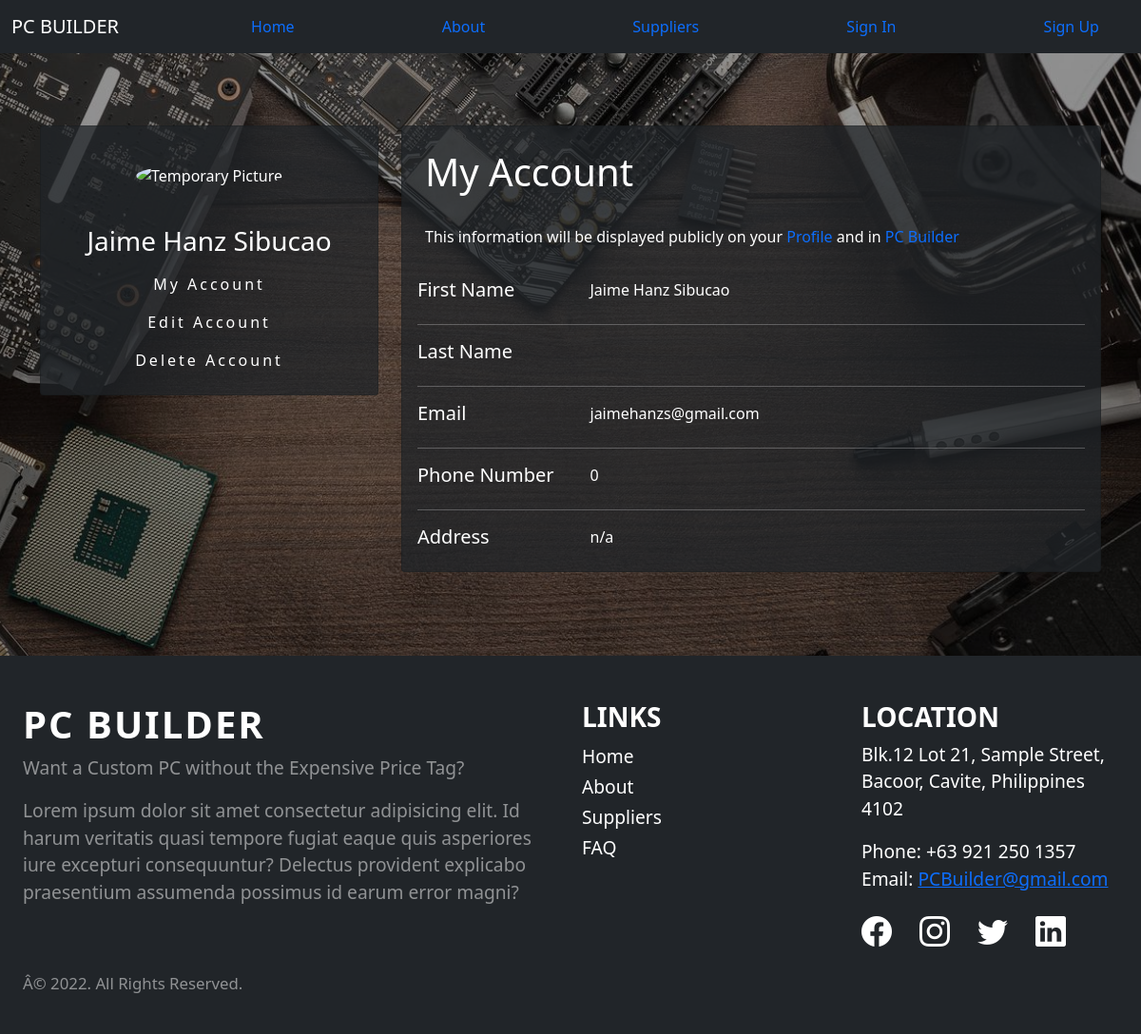
The app's page /index.php/admin/viewUser, older data.
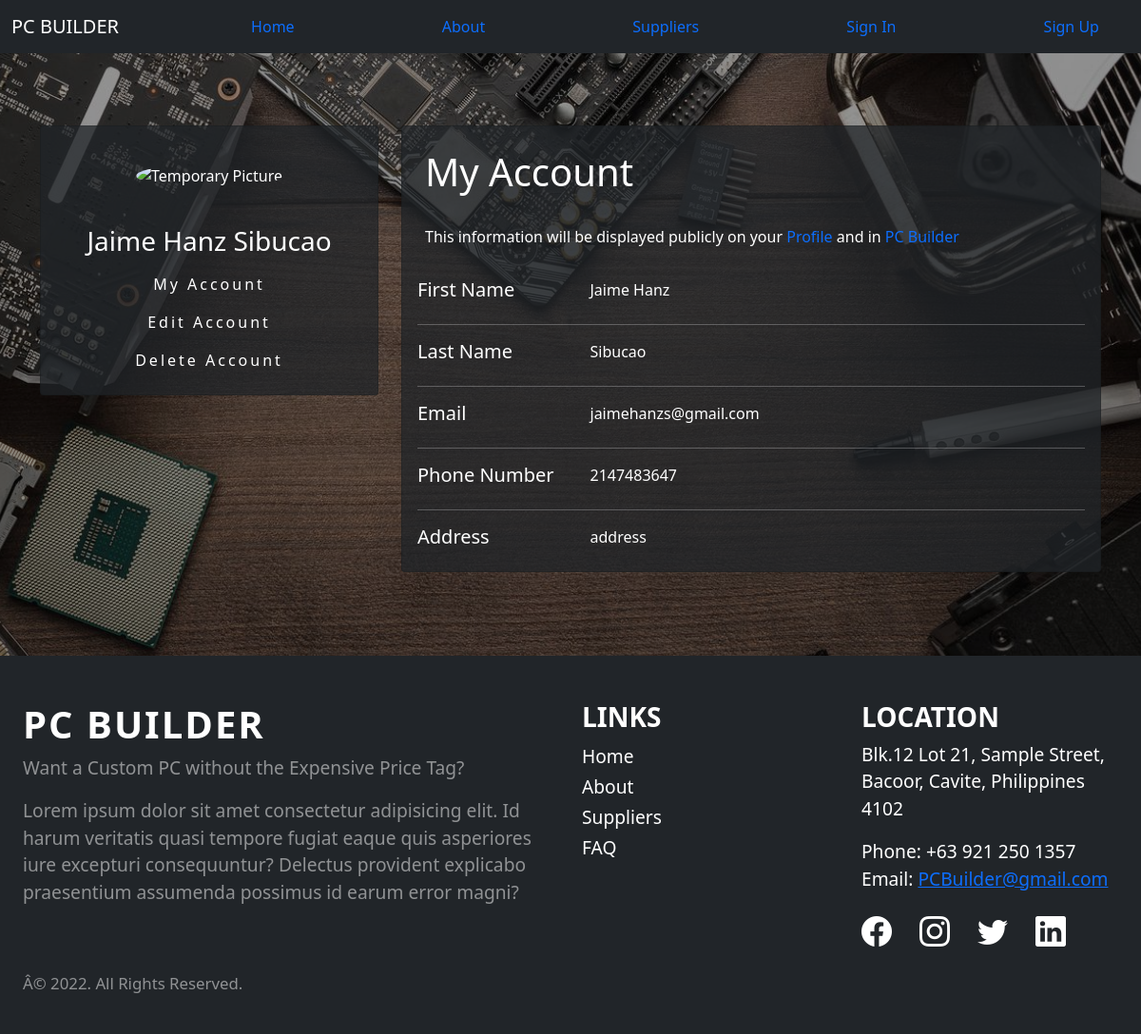
The same page, newer data.
### tables this page shows
CREATE TABLE `users` (
  `usersId` int(11) NOT NULL,
  `firstName` varchar(256) NOT NULL,
  `usersEmail` varchar(128) NOT NULL,
  `usersUid` varchar(128) NOT NULL,
  `usersPwd` varchar(128) NOT NULL,
  `phone` int(11) NOT NULL,
  `address` varchar(512) NOT NULL DEFAULT 'n/a',
  `usertype` enum('Buyer','Seller','Buyer/Seller') NOT NULL,
  `lastName` varchar(256) NOT NULL,
  `stat` enum('Active','Inactive') DEFAULT NULL,
  `pwdRepeat` varchar(256) NOT NULL,
  `terms` enum('Agree') NOT NULL,
  `file_name` varchar(256) NOT NULL
);

### application/controllers/Admin.php (called while the page is built, shortened)
<?php
class Admin extends CI_Controller
{
    public function viewUser(){
        $this->load->model('user_model');
        $user = $this->user_model->getUsers($_SESSION['usersId']);
        $output['user'] = $user[0];
        $this->load->view('front/viewUser', $output);
    }
}

### index.php (called while the page is built, shortened)
<?php
require_once BASEPATH.'core/CodeIgniter.php';

### application/models/User_model.php (called while the page is built, shortened)
<?php
class User_model extends CI_Model {
    private $table = "users";
    public function getUsers($usersId = null){
        $query = $this->db->get($this->table);
        return $query->result_array();
    }
}

### application/views/front/viewUser.php (the view, shortened to what this page needs)
<div class="container">
    <div class="row my-5 py-4">
        <div class="col-md-4 mt-1">
            <div class="card text-center sidebar bg-dark bg-opacity-75">
                <div class="card-body">
                    <img src="images/Temp Pic.jpg" alt="Temporary Picture" class="rounded-circle my-4" width="210">
                    <div class="mt-3 row leftbox">
                        <h3 class="col-12"><?php echo $user['firstName'] ?> <?php echo $user['lastName'] ?></h3>
                        <a href="<?php echo base_url()."users/viewUser"?>" class="col-12 p-2">My Account</a>
                        <a href="<?php echo base_url()."users/updateUser"?>" class="col-12 p-2">Edit Account</a>
                        <a href="<?php echo base_url()."users/deleteUser"?>" class="col-12 p-2">Delete Account</a>
                    </div>
                </div>
            </div>
        </div>
        <div class="col-md-8 mt-1">
            <div class="card mb-3 content bg-dark bg-opacity-75">
                <h1 class="p-4">My Account</h1>
                <p class="px-4">This information will be displayed publicly on your <a href="<?php echo base_url()."users/viewUser"?>" class="text-decoration-none">Profile</a> and in <a href="<?php echo base_url()."home"?>" class="text-decoration-none">PC Builder</a></p>
                <div class="card-body">
                    <div class="row">
                        <div class="col-md 3">
                            <h5>First Name</h5>
                        </div>
                        <div class="col-md-9">
                            <p class="p-0 m-0"><?php echo $user['firstName'] ?></p>
                        </div>
                    </div>
                    <hr>
                    <div class="row">
                        <div class="col-md 3">
                            <h5>Last Name</h5>
                        </div>
                        <div class="col-md-9">
                            <p class="p-0 m-0"><?php echo $user['lastName'] ?></p>
                        </div>
                    </div>
                    <hr>
                    <div class="row">
                        <div class="col-md 3">
                            <h5>Email</h5>
                        </div>
                        <div class="col-md-9">
                            <p class="p-0 m-0"><?php echo $user['usersEmail'] ?></p>
                        </div>
                    </div>
                    <hr>
                    <div class="row">
                        <div class="col-md 3">
                            <h5>Phone Number</h5>
                        </div>
                        <div class="col-md-9">
                            <p class="p-0 m-0"><?php echo $user['phone'] ?></p>
                        </div>
                    </div>
                    <hr>
                    <div class="row">
                        <div class="col-md 3">
                            <h5>Address</h5>
                        </div>
                        <div class="col-md-9">
                            <p class="p-0 m-0"><?php echo $user['address'] ?></p>
                        </div>
                    </div>
                </div>
            </div>
        </div>
    </div>
</div>

Row changes from the older to the newer data that the page shows:
changed users "jaimehanzs@gmail.com": firstName "Jaime Hanz Sibucao" → "Jaime Hanz"; lastName (not shown) → "Sibucao"; phone "0" → "2147483647"; address "n/a" → "address"
